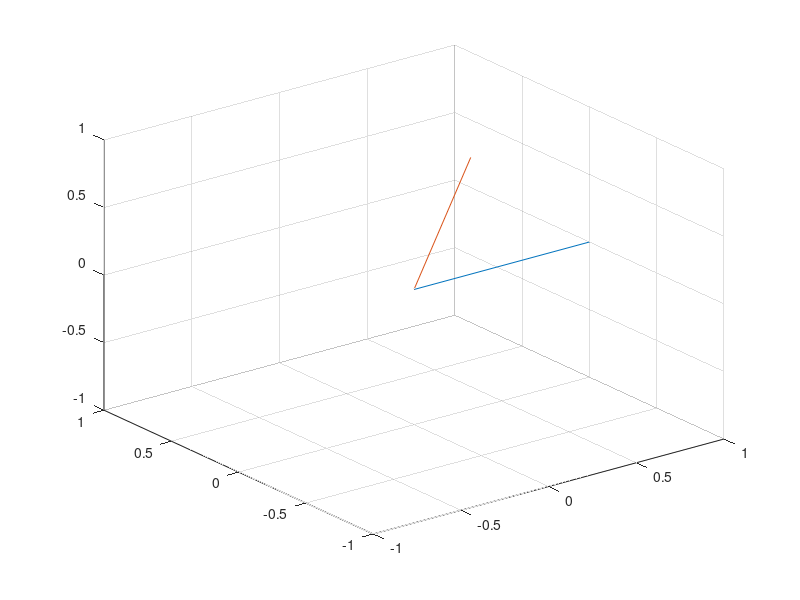

The MATLAB script that drew this image: (Note: this script raises an error after producing the figure.)

close all
clear all
numPoints = 16;
plots = false;

x = [1, 0, 0];
test = x / vecnorm(x, 2, 2);

t_x = pi / 4;
t_y = 0;
t_z = pi / 4;

Rx = [1 0 0; 0 cos(t_x) -sin(t_x); 0 sin(t_x) cos(t_x)];
Ry = [cos(t_y) 0 sin(t_y); 0 1 0; -sin(t_y) 0 cos(t_y)];
Rz = [cos(t_z) -sin(t_z) 0; sin(t_z) cos(t_z) 0; 0 0 1];

mat = Rx * Rz;
test2 = (Rx*Rz*test')';

figure
plot3([0, test(1)], [0, test(2)], [0, test(3)])
hold on
plot3([0, test2(1)], [0, test2(2)], [0, test2(3)])
grid on
xlim([-1 1])
ylim([-1 1])
zlim([-1 1])

points.Sun = Sunflower(numPoints, plots);
points.Fib = Fibinacci(numPoints, plots);

points.Tetrahedron = Tetrahedron(plots);
points.Octahedron = Octahedron(plots);
points.Cube = Cube(plots);
points.Icosahedron = Icosahedron(plots);
points.Dodecahedron = Dodecahedron(plots);

%% Combinations

plots = false;
numPoints = 32;

n = 0;
if numPoints < 4
elseif numPoints < 6
    points = Tetrahedron(plots, 0); % 4
elseif numPoints < 8
    points = Octahedron(plots); % 6
elseif numPoints < 12
    points = Cube(plots); % 8
elseif numPoints < 16
    points = Icosahedron(plots, 0); % 12
elseif numPoints < 20
    points = [Cube(false); Octahedron(plots)]; % 16
elseif numPoints < 24
    points = Dodecahedron(plots, 0); % 20
elseif numPoints < 32
    points = [Icosahedron(plots, 0); Icosahedron(plots, 1)]; % 24
else
    points = [Icosahedron(plots, 0); Dodecahedron(plots, 0)]; % 32
end

figure
plot3(0, 0, 0, 'o')
hold on
plot3(points(:,1), points(:,2), points(:,3), 'x')
title('Output')
grid on
xlim([-1 1])
ylim([-1 1])
zlim([-1 1])

%% Sunflower

function points = Sunflower(numPoints, plot)
indices = 0:(numPoints - 1);

phi = acos(1 - 2*indices/numPoints);
theta = pi * (1 + 5^0.5) * indices;

x = cos(theta) .* sin(phi);
y = sin(theta) .* sin(phi);
z = cos(phi);
points = [x; y; z];

if plot
    figure
    plot3(0, 0, 0, 'o')
    hold on
    plot3(x, y, z, 'x')
    title('Sunflower')
    grid on
    xlim([-1 1])
    ylim([-1 1])
    zlim([-1 1])
end
end

%% Fibinacci

function points = Fibinacci(numPoints, plot)
phi = pi * (sqrt(5) - 1);  % golden angle in radians

indices = 0:(numPoints - 1);
y = 1 - (indices / (numPoints - 1)) * 2; %  y goes from 1 to -1
radius = sqrt(1 - y .* y); % radius at y

theta = phi * indices; % golden angle increment

x = cos(theta) .* radius;
z = sin(theta) .* radius;
points = [x; y; z];

if plot
    figure
    plot3(0, 0, 0, 'o')
    hold on
    plot3(x, y, z, 'x')
    title('Fibinacci')
    grid on
    xlim([-1 1])
    ylim([-1 1])
    zlim([-1 1])
end
end

%% Platonic solids

% Tetrahedron
function points = Tetrahedron(plot, idx)

points1 = [1, 1, 1;
    1, -1, -1;
    -1, 1, -1;
    -1, -1, 1];
points1 = points1 ./ vecnorm(points1, 2, 2);
points2 = -points1;
points2 = points2 ./ vecnorm(points2, 2, 2);

switch idx
    case 0
        points = points1;
    case 1
        points = points2;
    otherwise
        points = points1;
end

if plot
    figure
    plot3(0, 0, 0, 'o')
    hold on
    plot3(points1(:,1), points1(:,2), points1(:,3), 'x')
    plot3(points2(:,1), points2(:,2), points2(:,3), 'x')
    title('Tetrahedron')
    grid on
    xlim([-1 1])
    ylim([-1 1])
    zlim([-1 1])
end
end

% Octahedron
function points = Octahedron(plot)

points = [1, 0, 0;
    0, 1, 0;
    0, 0, 1];
points = [points; -points];
points = points ./ vecnorm(points, 2, 2);

if plot
    figure
    plot3(0, 0, 0, 'o')
    hold on
    plot3(points(:,1), points(:,2), points(:,3), 'x')
    title('Octahedron')
    grid on
    xlim([-1 1])
    ylim([-1 1])
    zlim([-1 1])
end
end

% Cube
function points = Cube(plot)

points = [1, 1, 1;
    1, -1, -1;
    -1, 1, -1;
    -1, -1, 1];
points = [points; -points];
points = points ./ vecnorm(points, 2, 2);

if plot
    figure
    plot3(0, 0, 0, 'o')
    hold on
    plot3(points(:,1), points(:,2), points(:,3), 'x')
    title('Cube')
    grid on
    xlim([-1 1])
    ylim([-1 1])
    zlim([-1 1])
end
end

% Icosahedron
function points = Icosahedron(plot, idx)

phi = (1 + sqrt(5)) / 2;

points1 = [0, 1, phi;
    1, phi, 0;
    phi, 0, 1;
    0, -1, phi;
    -1, phi, 0;
    phi, 0, -1];
points1 = [points1; -points1];
points1 = points1 ./ vecnorm(points1, 2, 2);

points2 = [0, phi, 1;
    phi, 1, 0;
    1, 0, phi;
    0, phi, -1;
    phi, -1, 0;
    -1, 0, phi];
points2 = [points2; -points2];
points2 = points2 ./ vecnorm(points2, 2, 2);

switch idx
    case 0
        points = points2;
    case 1
        points = points1;
    otherwise
        points = points2;
end

if plot
    figure
    plot3(0, 0, 0, 'o')
    hold on
    plot3(points1(:,1), points1(:,2), points1(:,3), 'x')
    plot3(points2(:,1), points2(:,2), points2(:,3), 'x')
    title('Icosahedron')
    grid on
    xlim([-1 1])
    ylim([-1 1])
    zlim([-1 1])
end
end

% Dodecahedron
function points = Dodecahedron(plot, idx)

phi = (1 + sqrt(5)) / 2;
invphi = 1 / phi;

points1 = [1, 1, 1;
    1, -1, -1;
    -1, 1, -1;
    -1, -1, 1;
    0, invphi, phi;
    invphi, phi, 0;
    phi, 0, invphi;
    0, -invphi, phi;
    -invphi, phi, 0;
    phi, 0, -invphi];
points1 = [points1; -points1];
points1 = points1 ./ vecnorm(points1, 2, 2);

points2 = [1, 1, 1;
    1, -1, -1;
    -1, 1, -1;
    -1, -1, 1;
    0, phi, invphi;
    phi, invphi, 0;
    invphi, 0, phi;
    0, phi, -invphi;
    phi, -invphi, 0;
    -invphi, 0, phi];
points2 = [points2; -points2];
points2 = points2 ./ vecnorm(points2, 2, 2);

switch idx
    case 0
        points = points1;
    case 1
        points = points2;
    otherwise
        points = points1;
end

if plot
    figure
    plot3(0, 0, 0, 'o')
    hold on
    plot3(points1(:,1), points1(:,2), points1(:,3), 'x')
    plot3(points2(:,1), points2(:,2), points2(:,3), 'x')
    title('Dodecahedron')
    grid on
    xlim([-1 1])
    ylim([-1 1])
    zlim([-1 1])
end
end

